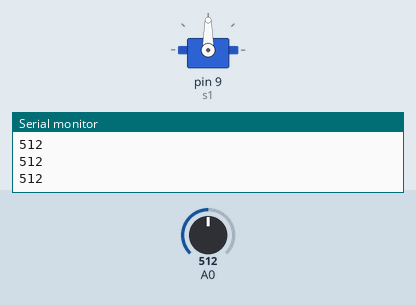
Bench run of a sketch on a simulated Arduino Uno, built with avr-gcc and run on an emulated ATmega328P. Shown: servo, the last lines printed to the serial monitor. Inputs (shaded band) come from the test bench; at power-on: A0 = 512.

Above: at 1.2 s.
1.3 s: A0 set to 716
At 2.4 s:
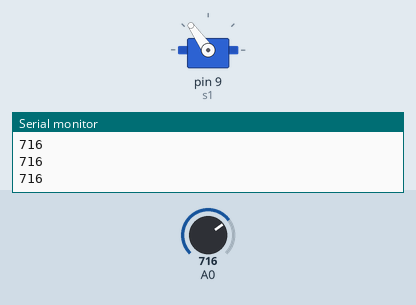
2.8 s: A0 set to 900
At 3.7 s:
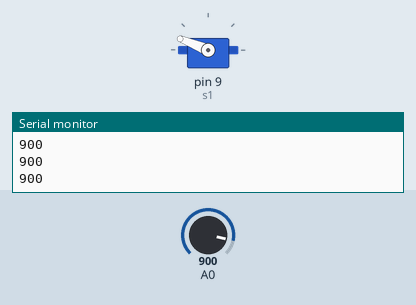
4.3 s: A0 set to 1023
At 4.8 s:
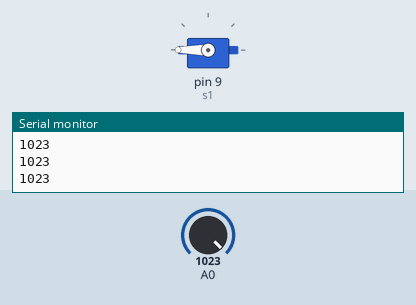
5.8 s: A0 set to 306
At 7.0 s:
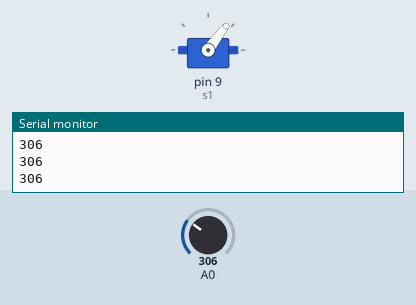
7.3 s: A0 set to 122
At 8.3 s:
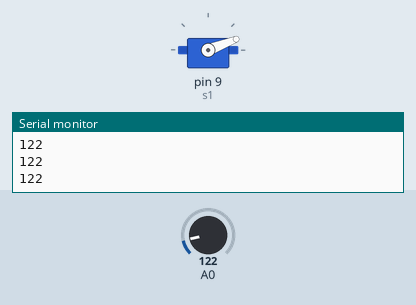
8.8 s: A0 set to 0
At 9.3 s:
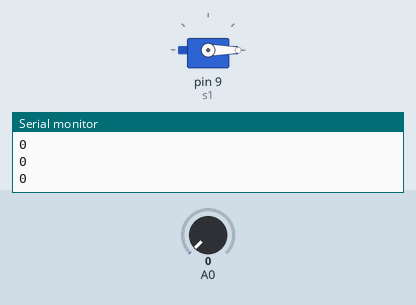
Timing chart, 0 to 11.3 s (numbered marks = the images above; inputs shaded):
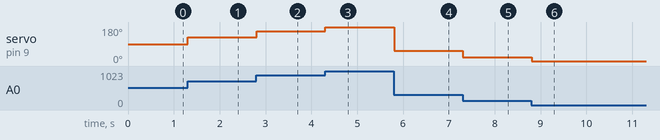

The sketch:

servo.ino
```cpp
#include <Servo.h>;
int pot = 0;
Servo s1;

void setup() {
  Serial.begin(9600);
  s1.attach(9);

}

void loop() {
  pot = analogRead(A0);
  Serial.println(pot);
  int asd = map(pot, 0, 1023, 0, 180);
  s1.write(asd);
}
```

Measured:
- after the input at 1.3 s, servo on pin 9 (s1): 90° → 125° at once
- after the input at 2.8 s, servo on pin 9 (s1): 125° → 158° at once
- after the input at 4.3 s, servo on pin 9 (s1): 158° → 180° at once
- after the input at 5.8 s, servo on pin 9 (s1): 180° → 53° at once
- after the input at 7.3 s, servo on pin 9 (s1): 53° → 21° at once
- after the input at 8.8 s, servo on pin 9 (s1): 21° → 0° at once
